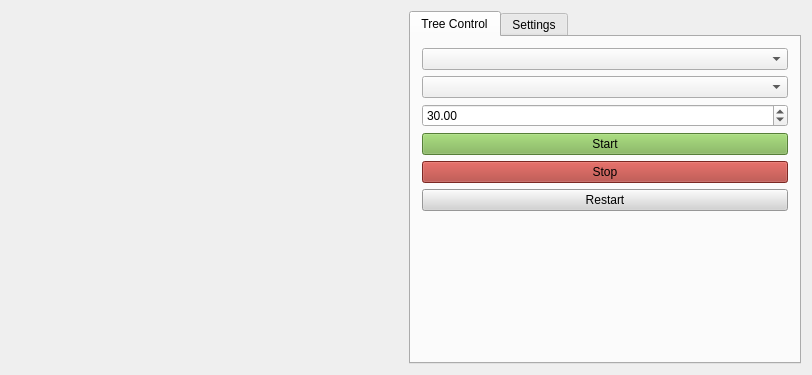
<?xml version="1.0" encoding="UTF-8"?>
<ui version="4.0">
 <class>MainWindow</class>
 <widget class="QWidget" name="MainWindow">
  <property name="geometry">
   <rect>
    <x>0</x>
    <y>0</y>
    <width>812</width>
    <height>375</height>
   </rect>
  </property>
  <property name="sizePolicy">
   <sizepolicy hsizetype="Expanding" vsizetype="Expanding">
    <horstretch>0</horstretch>
    <verstretch>0</verstretch>
   </sizepolicy>
  </property>
  <property name="windowTitle">
   <string>MainWindow</string>
  </property>
  <property name="styleSheet">
   <string notr="true"/>
  </property>
  <layout class="QVBoxLayout" name="verticalLayout">
   <item>
    <layout class="QHBoxLayout" name="horizontalLayout">
     <item>
      <widget class="VisionTree" name="vision_tree_widget" native="true">
       <property name="minimumSize">
        <size>
         <width>0</width>
         <height>0</height>
        </size>
       </property>
      </widget>
     </item>
     <item>
      <widget class="QTabWidget" name="tabWidget">
       <property name="sizePolicy">
        <sizepolicy hsizetype="Minimum" vsizetype="Minimum">
         <horstretch>0</horstretch>
         <verstretch>0</verstretch>
        </sizepolicy>
       </property>
       <property name="tabShape">
        <enum>QTabWidget::Rounded</enum>
       </property>
       <property name="currentIndex">
        <number>0</number>
       </property>
       <widget class="QWidget" name="tab">
        <attribute name="title">
         <string>Tree Control</string>
        </attribute>
        <layout class="QVBoxLayout" name="verticalLayout_2">
         <item>
          <widget class="QComboBox" name="action_combo_box"/>
         </item>
         <item>
          <widget class="QComboBox" name="object_combo_box"/>
         </item>
         <item>
          <widget class="QDoubleSpinBox" name="frequency_double_spin_box">
           <property name="maximum">
            <double>999.990000000000009</double>
           </property>
           <property name="value">
            <double>30.000000000000000</double>
           </property>
          </widget>
         </item>
         <item>
          <widget class="QPushButton" name="start_push_button">
           <property name="styleSheet">
            <string notr="true">background-color: #79B14E;</string>
           </property>
           <property name="text">
            <string>Start</string>
           </property>
          </widget>
         </item>
         <item>
          <widget class="QPushButton" name="stop_push_button">
           <property name="styleSheet">
            <string notr="true">background-color: #AC3831;</string>
           </property>
           <property name="text">
            <string>Stop</string>
           </property>
          </widget>
         </item>
         <item>
          <widget class="QPushButton" name="restart_push_button">
           <property name="styleSheet">
            <string notr="true">background-color: lightgray;</string>
           </property>
           <property name="text">
            <string>Restart</string>
           </property>
          </widget>
         </item>
         <item>
          <spacer name="verticalSpacer">
           <property name="orientation">
            <enum>Qt::Vertical</enum>
           </property>
           <property name="sizeHint" stdset="0">
            <size>
             <width>20</width>
             <height>40</height>
            </size>
           </property>
          </spacer>
         </item>
        </layout>
       </widget>
       <widget class="QWidget" name="tab_2">
        <attribute name="title">
         <string>Settings</string>
        </attribute>
        <layout class="QFormLayout" name="formLayout">
         <item row="0" column="1">
          <widget class="QLineEdit" name="catalog_path_line_edit">
           <property name="text">
            <string>/home/escaladeur/wm_workspace/wm_software/src/wm_vision/config/catalog.info</string>
           </property>
          </widget>
         </item>
         <item row="2" column="1">
          <widget class="QLineEdit" name="vision_tree_path_line_edit">
           <property name="text">
            <string>/home/escaladeur/wm_workspace/wm_software/src/wm_vision/config/cfvf/</string>
           </property>
          </widget>
         </item>
         <item row="0" column="0">
          <widget class="QLabel" name="label">
           <property name="text">
            <string>Catalog path:</string>
           </property>
          </widget>
         </item>
         <item row="2" column="0">
          <widget class="QLabel" name="label_2">
           <property name="text">
            <string>Vision Tree path:</string>
           </property>
          </widget>
         </item>
         <item row="1" column="1">
          <widget class="QPushButton" name="parse_catalog_push_button">
           <property name="text">
            <string>Parse Catalog</string>
           </property>
          </widget>
         </item>
        </layout>
       </widget>
      </widget>
     </item>
    </layout>
   </item>
  </layout>
 </widget>
 <layoutdefault spacing="6" margin="11"/>
 <customwidgets>
  <customwidget>
   <class>VisionTree</class>
   <extends>QWidget</extends>
   <header>rqt_vision_tools/visiontree.h</header>
   <container>1</container>
  </customwidget>
 </customwidgets>
 <resources/>
 <connections/>
</ui>
